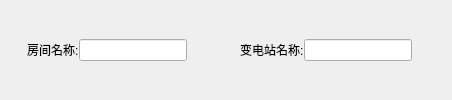
     <widget class="QWidget" name="ui_lamp_room_widget" native="true">
      <layout class="QHBoxLayout" name="horizontalLayout_3" stretch="1,1,4,2,1,4,0">
       <property name="spacing">
        <number>0</number>
       </property>
       <property name="leftMargin">
        <number>0</number>
       </property>
       <property name="topMargin">
        <number>0</number>
       </property>
       <property name="rightMargin">
        <number>0</number>
       </property>
       <property name="bottomMargin">
        <number>0</number>
       </property>
       <item>
        <spacer name="horizontalSpacer_7">
         <property name="orientation">
          <enum>Qt::Horizontal</enum>
         </property>
         <property name="sizeHint" stdset="0">
          <size>
           <width>40</width>
           <height>20</height>
          </size>
         </property>
        </spacer>
       </item>
       <item>
        <widget class="QLabel" name="label_3">
         <property name="text">
          <string>房间名称:</string>
         </property>
        </widget>
       </item>
       <item>
        <widget class="QLineEdit" name="ui_lamp_room_name_edt"/>
       </item>
       <item>
        <spacer name="horizontalSpacer_8">
         <property name="orientation">
          <enum>Qt::Horizontal</enum>
         </property>
         <property name="sizeHint" stdset="0">
          <size>
           <width>40</width>
           <height>20</height>
          </size>
         </property>
        </spacer>
       </item>
       <item>
        <widget class="QLabel" name="label_4">
         <property name="text">
          <string>变电站名称:</string>
         </property>
        </widget>
       </item>
       <item>
        <widget class="QLineEdit" name="ui_lamp_transfm_substation_name_edt"/>
       </item>
       <item>
        <spacer name="horizontalSpacer_9">
         <property name="orientation">
          <enum>Qt::Horizontal</enum>
         </property>
         <property name="sizeHint" stdset="0">
          <size>
           <width>40</width>
           <height>20</height>
          </size>
         </property>
        </spacer>
       </item>
      </layout>
     </widget>
